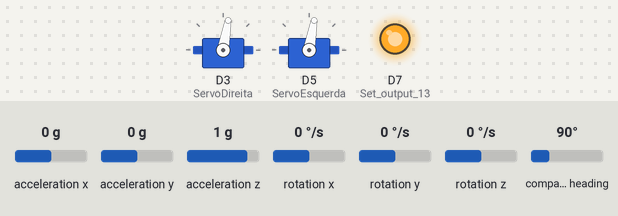
The program below on a simulated ESP8266 (Wemos D1 mini). On the bench: 2 × servo, output pins drawn as LEDs (lit = HIGH). Wiring (inferred from the names in the program): HMC5883L compass at I2C address 0x1E; MPU-6050 motion sensor at I2C address 0x68. The test bench sets the inputs (shaded band); at power-on: acceleration x 0 g, acceleration y 0 g, acceleration z 1 g, rotation x 0 °/s, rotation y 0 °/s, rotation z 0 °/s, compass heading 90°. What the program prints to the serial monitor is not drawn.

Above: at 0.1 s.
At 11.2 s:
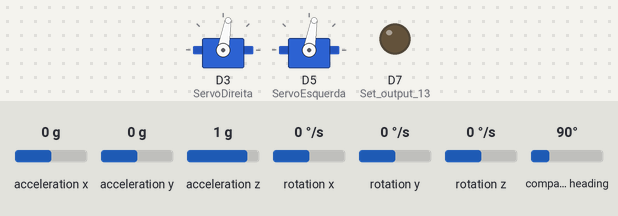
Timing chart, 0 to 12.7 s (numbered marks = the images above):
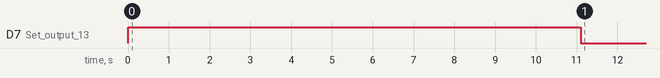

The program:

main.cpp
```cpp
///////////////////////////////////////////////////////////////////////////////////////
/*Terms of use
///////////////////////////////////////////////////////////////////////////////////////
//THE SOFTWARE IS PROVIDED "AS IS", WITHOUT WARRANTY OF ANY KIND, EXPRESS OR
//IMPLIED, INCLUDING BUT NOT LIMITED TO THE WARRANTIES OF MERCHANTABILITY,
//FITNESS FOR A PARTICULAR PURPOSE AND NONINFRINGEMENT. IN NO EVENT SHALL THE
//AUTHORS OR COPYRIGHT HOLDERS BE LIABLE FOR ANY CLAIM, DAMAGES OR OTHER
//LIABILITY, WHETHER IN AN ACTION OF CONTRACT, TORT OR OTHERWISE, ARISING FROM,
//OUT OF OR IN CONNECTION WITH THE SOFTWARE OR THE USE OR OTHER DEALINGS IN
//THE SOFTWARE.


///////////////////////////////////////////////////////////////////////////////////////
//Support
///////////////////////////////////////////////////////////////////////////////////////
Website: http://www.brokking.net/imu.html
Youtube: https://youtu.be/4BoIE8YQwM8
Version: 1.0 (May 5, 2016)

///////////////////////////////////////////////////////////////////////////////////////
//Connections
///////////////////////////////////////////////////////////////////////////////////////
Power (5V) is provided to the Arduino pro mini by the FTDI programmer

Gyro - Arduino pro mini
VCC  -  5V
GND  -  GND
SDA  -  A4
SCL  -  A5

LCD  - Arduino pro mini
VCC  -  5V
GND  -  GND
SDA  -  A4
SCL  -  A5
*/
/////////////////////////////////////////////////////////////////////////////////////

//Include LCD and I2C
#include "Madgwick.h"
#include <Arduino.h>
#include <Servo.h>
#include <Wire.h>

//Declaring some global variables
s16 gyro_x, gyro_y, gyro_z, acc_x, acc_y, acc_z, mx, my, mz;
long acc_total_vector;
s16 temperature;
long gyro_x_cal, gyro_y_cal, gyro_z_cal;
long loop_timer;
float angle_pitch, angle_roll;
s16 angle_pitch_buffer, angle_roll_buffer;
boolean set_gyro_angles;
float angle_roll_acc, angle_pitch_acc;
float angle_pitch_output, angle_roll_output;
Madgwick mFilter;
Servo ServoDireita, ServoEsquerda;

float A, B, C, current_state_estimate, current_prob_estimate, Q, R;

void setup_mpu_6050_registers();
void read_mpu_6050_data();
void setup_magnetometer_registers();
void read_Magnetometer_data();

void setup()
{
    Wire.begin(); //Start I2C as master
    Serial.begin(115200); //Use only for debugging
    pinMode(13, OUTPUT); //Set output 13 (LED) as output
    ServoDireita.attach(D3); //servo direta
    ServoEsquerda.attach(D5); //servo esquerda
    ServoDireita.write(80);
    ServoEsquerda.write(80);

    setup_mpu_6050_registers(); //Setup the registers of the MPU-6050 (500dfs / +/-8g) and start the gyro
    setup_magnetometer_registers();

    digitalWrite(13, HIGH); //Set digital output 13 high to indicate startup

    for (int cal_int = 0; cal_int < 2000; cal_int++) { //Run this code 2000 times
        if (cal_int % 125 == 0)
            Serial.print("."); //Print a dot on the LCD every 125 readings
        read_mpu_6050_data(); //Read the raw acc and gyro data from the MPU-6050
        gyro_x_cal += gyro_x; //Add the gyro x-axis offset to the gyro_x_cal variable
        gyro_y_cal += gyro_y; //Add the gyro y-axis offset to the gyro_y_cal variable
        gyro_z_cal += gyro_z; //Add the gyro z-axis offset to the gyro_z_cal variable
        delay(4); //Delay 3us to simulate the 250Hz program loop
    }
    gyro_x_cal /= 2000; //Divide the gyro_x_cal variable by 2000 to get the avarage offset
    gyro_y_cal /= 2000; //Divide the gyro_y_cal variable by 2000 to get the avarage offset
    gyro_z_cal /= 2000; //Divide the gyro_z_cal variable by 2000 to get the avarage offset

    digitalWrite(13, LOW); //All done, turn the LED off
    mFilter.begin(250.0f);
    loop_timer = micros(); //Reset the loop timer
}

void loop()
{
    read_mpu_6050_data(); //Read the raw acc and gyro data from the MPU-6050
    read_Magnetometer_data();
    mFilter.update(gyro_x/65.5, gyro_y/65.5, gyro_z/65.5, acc_x, acc_y, acc_z, mx, my, mz);
    Serial.print(mFilter.getPitch());
    Serial.print(" | ");
    Serial.print(mFilter.getRoll());
    Serial.print(" | ");
    Serial.println(mFilter.getYaw());
    while (micros() - loop_timer < 4000)
        ; //Wait until the loop_timer reaches 4000us (250Hz) before starting the next loop
    loop_timer = micros(); //Reset the loop timer
}

void read_mpu_6050_data()
{ //Subroutine for reading the raw gyro and accelerometer data
    Wire.beginTransmission(0x68); //Start communicating with the MPU-6050
    Wire.write(0x3B); //Send the requested starting register
    Wire.endTransmission(); //End the transmission
    Wire.requestFrom(0x68, 14); //Request 14 bytes from the MPU-6050
    while (Wire.available() < 14)
        ; //Wait until all the bytes are received
    acc_x = Wire.read() << 8 | Wire.read(); //Add the low and high byte to the acc_x variable
    acc_y = Wire.read() << 8 | Wire.read(); //Add the low and high byte to the acc_y variable
    acc_z = Wire.read() << 8 | Wire.read(); //Add the low and high byte to the acc_z variable
    temperature = Wire.read() << 8 | Wire.read(); //Add the low and high byte to the temperature variable
    gyro_x = Wire.read() << 8 | Wire.read(); //Add the low and high byte to the gyro_x variable
    gyro_y = Wire.read() << 8 | Wire.read(); //Add the low and high byte to the gyro_y variable
    gyro_z = Wire.read() << 8 | Wire.read(); //Add the low and high byte to the gyro_z variable
}

void setup_mpu_6050_registers()
{
    //Activate the MPU-6050
    Wire.beginTransmission(0x68); //Start communicating with the MPU-6050
    Wire.write(0x6B); //Send the requested starting register
    Wire.write(0x00); //Set the requested starting register
    Wire.endTransmission(); //End the transmission
    //Configure the accelerometer (+/-8g)
    Wire.beginTransmission(0x68); //Start communicating with the MPU-6050
    Wire.write(0x1C); //Send the requested starting register
    Wire.write(0x10); //Set the requested starting register
    Wire.endTransmission(); //End the transmission
    //Configure the gyro (500dps full scale)
    Wire.beginTransmission(0x68); //Start communicating with the MPU-6050
    Wire.write(0x1B); //Send the requested starting register
    Wire.write(0x08); //Set the requested starting register
    Wire.endTransmission(); //End the transmission
}

void read_Magnetometer_data()
{
    Wire.beginTransmission(0x1E);
    Wire.write(0x03);
    Wire.endTransmission();
    Wire.requestFrom(0x1E, 6);
    if (6 <= Wire.available()) {
        mx = Wire.read() << 8;
        mx |= Wire.read();
        mz = Wire.read() << 8;
        mz |= Wire.read();
        my = Wire.read() << 8;
        my |= Wire.read();
    }
}

void setup_magnetometer_registers()
{
    Wire.beginTransmission(0x1E); //start talking
    Wire.write(0x02); // Set the Register
    Wire.write(0x00); // Tell the HMC5883 to Continuously Measure
    Wire.endTransmission();
}
```

Madgwick.cpp
```cpp
// (licence header left out)
//-------------------------------------------------------------------------------------------
// Header files

#include "Madgwick.h"
#include <math.h>

//-------------------------------------------------------------------------------------------
// Definitions

#define sampleFreqDef   512.0f          // sample frequency in Hz
#define betaDef         0.1f            // 2 * proportional gain


//============================================================================================
// Functions

//-------------------------------------------------------------------------------------------
// AHRS algorithm update

Madgwick::Madgwick() {
	beta = betaDef;
	q0 = 1.0f;
	q1 = 0.0f;
	q2 = 0.0f;
	q3 = 0.0f;
	invSampleFreq = 1.0f / sampleFreqDef;
	anglesComputed = 0;
}

void Madgwick::update(float gx, float gy, float gz, float ax, float ay, float az, float mx, float my, float mz) {
	float recipNorm;
	float s0, s1, s2, s3;
	float qDot1, qDot2, qDot3, qDot4;
	float hx, hy;
	float _2q0mx, _2q0my, _2q0mz, _2q1mx, _2bx, _2bz, _4bx, _4bz, _2q0, _2q1, _2q2, _2q3, _2q0q2, _2q2q3, q0q0, q0q1, q0q2, q0q3, q1q1, q1q2, q1q3, q2q2, q2q3, q3q3;

	// Use IMU algorithm if magnetometer measurement invalid (avoids NaN in magnetometer normalisation)
	if((mx == 0.0f) && (my == 0.0f) && (mz == 0.0f)) {
		updateIMU(gx, gy, gz, ax, ay, az);
		return;
	}

	// Convert gyroscope degrees/sec to radians/sec
	gx *= 0.0174533f;
	gy *= 0.0174533f;
	gz *= 0.0174533f;

	// Rate of change of quaternion from gyroscope
	qDot1 = 0.5f * (-q1 * gx - q2 * gy - q3 * gz);
	qDot2 = 0.5f * (q0 * gx + q2 * gz - q3 * gy);
	qDot3 = 0.5f * (q0 * gy - q1 * gz + q3 * gx);
	qDot4 = 0.5f * (q0 * gz + q1 * gy - q2 * gx);

	// Compute feedback only if accelerometer measurement valid (avoids NaN in accelerometer normalisation)
	if(!((ax == 0.0f) && (ay == 0.0f) && (az == 0.0f))) {

		// Normalise accelerometer measurement
		recipNorm = invSqrt(ax * ax + ay * ay + az * az);
		ax *= recipNorm;
		ay *= recipNorm;
		az *= recipNorm;

		// Normalise magnetometer measurement
		recipNorm = invSqrt(mx * mx + my * my + mz * mz);
		mx *= recipNorm;
		my *= recipNorm;
		mz *= recipNorm;

		// Auxiliary variables to avoid repeated arithmetic
		_2q0mx = 2.0f * q0 * mx;
		_2q0my = 2.0f * q0 * my;
		_2q0mz = 2.0f * q0 * mz;
		_2q1mx = 2.0f * q1 * mx;
		_2q0 = 2.0f * q0;
		_2q1 = 2.0f * q1;
		_2q2 = 2.0f * q2;
		_2q3 = 2.0f * q3;
		_2q0q2 = 2.0f * q0 * q2;
		_2q2q3 = 2.0f * q2 * q3;
		q0q0 = q0 * q0;
		q0q1 = q0 * q1;
		q0q2 = q0 * q2;
		q0q3 = q0 * q3;
		q1q1 = q1 * q1;
		q1q2 = q1 * q2;
		q1q3 = q1 * q3;
		q2q2 = q2 * q2;
		q2q3 = q2 * q3;
		q3q3 = q3 * q3;

		// Reference direction of Earth's magnetic field
		hx = mx * q0q0 - _2q0my * q3 + _2q0mz * q2 + mx * q1q1 + _2q1 * my * q2 + _2q1 * mz * q3 - mx * q2q2 - mx * q3q3;
		hy = _2q0mx * q3 + my * q0q0 - _2q0mz * q1 + _2q1mx * q2 - my * q1q1 + my * q2q2 + _2q2 * mz * q3 - my * q3q3;
		_2bx = sqrtf(hx * hx + hy * hy);
		_2bz = -_2q0mx * q2 + _2q0my * q1 + mz * q0q0 + _2q1mx * q3 - mz * q1q1 + _2q2 * my * q3 - mz * q2q2 + mz * q3q3;
		_4bx = 2.0f * _2bx;
		_4bz = 2.0f * _2bz;

		// Gradient decent algorithm corrective step
		s0 = -_2q2 * (2.0f * q1q3 - _2q0q2 - ax) + _2q1 * (2.0f * q0q1 + _2q2q3 - ay) - _2bz * q2 * (_2bx * (0.5f - q2q2 - q3q3) + _2bz * (q1q3 - q0q2) - mx) + (-_2bx * q3 + _2bz * q1) * (_2bx * (q1q2 - q0q3) + _2bz * (q0q1 + q2q3) - my) + _2bx * q2 * (_2bx * (q0q2 + q1q3) + _2bz * (0.5f - q1q1 - q2q2) - mz);
		s1 = _2q3 * (2.0f * q1q3 - _2q0q2 - ax) + _2q0 * (2.0f * q0q1 + _2q2q3 - ay) - 4.0f * q1 * (1 - 2.0f * q1q1 - 2.0f * q2q2 - az) + _2bz * q3 * (_2bx * (0.5f - q2q2 - q3q3) + _2bz * (q1q3 - q0q2) - mx) + (_2bx * q2 + _2bz * q0) * (_2bx * (q1q2 - q0q3) + _2bz * (q0q1 + q2q3) - my) + (_2bx * q3 - _4bz * q1) * (_2bx * (q0q2 + q1q3) + _2bz * (0.5f - q1q1 - q2q2) - mz);
		s2 = -_2q0 * (2.0f * q1q3 - _2q0q2 - ax) + _2q3 * (2.0f * q0q1 + _2q2q3 - ay) - 4.0f * q2 * (1 - 2.0f * q1q1 - 2.0f * q2q2 - az) + (-_4bx * q2 - _2bz * q0) * (_2bx * (0.5f - q2q2 - q3q3) + _2bz * (q1q3 - q0q2) - mx) + (_2bx * q1 + _2bz * q3) * (_2bx * (q1q2 - q0q3) + _2bz * (q0q1 + q2q3) - my) + (_2bx * q0 - _4bz * q2) * (_2bx * (q0q2 + q1q3) + _2bz * (0.5f - q1q1 - q2q2) - mz);
		s3 = _2q1 * (2.0f * q1q3 - _2q0q2 - ax) + _2q2 * (2.0f * q0q1 + _2q2q3 - ay) + (-_4bx * q3 + _2bz * q1) * (_2bx * (0.5f - q2q2 - q3q3) + _2bz * (q1q3 - q0q2) - mx) + (-_2bx * q0 + _2bz * q2) * (_2bx * (q1q2 - q0q3) + _2bz * (q0q1 + q2q3) - my) + _2bx * q1 * (_2bx * (q0q2 + q1q3) + _2bz * (0.5f - q1q1 - q2q2) - mz);
		recipNorm = invSqrt(s0 * s0 + s1 * s1 + s2 * s2 + s3 * s3); // normalise step magnitude
		s0 *= recipNorm;
		s1 *= recipNorm;
		s2 *= recipNorm;
		s3 *= recipNorm;

		// Apply feedback step
		qDot1 -= beta * s0;
		qDot2 -= beta * s1;
		qDot3 -= beta * s2;
		qDot4 -= beta * s3;
	}

	// Integrate rate of change of quaternion to yield quaternion
	q0 += qDot1 * invSampleFreq;
	q1 += qDot2 * invSampleFreq;
	q2 += qDot3 * invSampleFreq;
	q3 += qDot4 * invSampleFreq;

	// Normalise quaternion
	recipNorm = invSqrt(q0 * q0 + q1 * q1 + q2 * q2 + q3 * q3);
	q0 *= recipNorm;
	q1 *= recipNorm;
	q2 *= recipNorm;
	q3 *= recipNorm;
	anglesComputed = 0;
}

//-------------------------------------------------------------------------------------------
// IMU algorithm update

void Madgwick::updateIMU(float gx, float gy, float gz, float ax, float ay, float az) {
	float recipNorm;
	float s0, s1, s2, s3;
	float qDot1, qDot2, qDot3, qDot4;
	float _2q0, _2q1, _2q2, _2q3, _4q0, _4q1, _4q2 ,_8q1, _8q2, q0q0, q1q1, q2q2, q3q3;

	// Convert gyroscope degrees/sec to radians/sec
	gx *= 0.0174533f;
	gy *= 0.0174533f;
	gz *= 0.0174533f;

	// Rate of change of quaternion from gyroscope
	qDot1 = 0.5f * (-q1 * gx - q2 * gy - q3 * gz);
	qDot2 = 0.5f * (q0 * gx + q2 * gz - q3 * gy);
	qDot3 = 0.5f * (q0 * gy - q1 * gz + q3 * gx);
	qDot4 = 0.5f * (q0 * gz + q1 * gy - q2 * gx);

	// Compute feedback only if accelerometer measurement valid (avoids NaN in accelerometer normalisation)
	if(!((ax == 0.0f) && (ay == 0.0f) && (az == 0.0f))) {

		// Normalise accelerometer measurement
		recipNorm = invSqrt(ax * ax + ay * ay + az * az);
		ax *= recipNorm;
		ay *= recipNorm;
		az *= recipNorm;

		// Auxiliary variables to avoid repeated arithmetic
		_2q0 = 2.0f * q0;
		_2q1 = 2.0f * q1;
		_2q2 = 2.0f * q2;
		_2q3 = 2.0f * q3;
		_4q0 = 4.0f * q0;
		_4q1 = 4.0f * q1;
		_4q2 = 4.0f * q2;
		_8q1 = 8.0f * q1;
		_8q2 = 8.0f * q2;
		q0q0 = q0 * q0;
		q1q1 = q1 * q1;
		q2q2 = q2 * q2;
		q3q3 = q3 * q3;

		// Gradient decent algorithm corrective step
		s0 = _4q0 * q2q2 + _2q2 * ax + _4q0 * q1q1 - _2q1 * ay;
		s1 = _4q1 * q3q3 - _2q3 * ax + 4.0f * q0q0 * q1 - _2q0 * ay - _4q1 + _8q1 * q1q1 + _8q1 * q2q2 + _4q1 * az;
		s2 = 4.0f * q0q0 * q2 + _2q0 * ax + _4q2 * q3q3 - _2q3 * ay - _4q2 + _8q2 * q1q1 + _8q2 * q2q2 + _4q2 * az;
		s3 = 4.0f * q1q1 * q3 - _2q1 * ax + 4.0f * q2q2 * q3 - _2q2 * ay;
		recipNorm = invSqrt(s0 * s0 + s1 * s1 + s2 * s2 + s3 * s3); // normalise step magnitude
		s0 *= recipNorm;
		s1 *= recipNorm;
		s2 *= recipNorm;
		s3 *= recipNorm;

		// Apply feedback step
		qDot1 -= beta * s0;
		qDot2 -= beta * s1;
		qDot3 -= beta * s2;
		qDot4 -= beta * s3;
	}

	// Integrate rate of change of quaternion to yield quaternion
	q0 += qDot1 * invSampleFreq;
	q1 += qDot2 * invSampleFreq;
	q2 += qDot3 * invSampleFreq;
	q3 += qDot4 * invSampleFreq;

	// Normalise quaternion
	recipNorm = invSqrt(q0 * q0 + q1 * q1 + q2 * q2 + q3 * q3);
	q0 *= recipNorm;
	q1 *= recipNorm;
	q2 *= recipNorm;
	q3 *= recipNorm;
	anglesComputed = 0;
}

//-------------------------------------------------------------------------------------------
// Fast inverse square-root
// See: http://en.wikipedia.org/wiki/Fast_inverse_square_root

float Madgwick::invSqrt(float x) {
	float halfx = 0.5f * x;
	float y = x;
	long i = *(long*)&y;
	i = 0x5f3759df - (i>>1);
	y = *(float*)&i;
	y = y * (1.5f - (halfx * y * y));
	y = y * (1.5f - (halfx * y * y));
	return y;
}

//-------------------------------------------------------------------------------------------

void Madgwick::computeAngles()
{
	roll = atan2f(q0*q1 + q2*q3, 0.5f - q1*q1 - q2*q2);
	pitch = asinf(-2.0f * (q1*q3 - q0*q2));
	yaw = atan2f(q1*q2 + q0*q3, 0.5f - q2*q2 - q3*q3);
	anglesComputed = 1;
}
```

Madgwick.h
```cpp
// (licence header left out)
#ifndef __Madgwick_h__
#define __Madgwick_h__
#include <math.h>

//--------------------------------------------------------------------------------------------
// Variable declaration
class Madgwick{
private:
    static float invSqrt(float x);
    float beta;				// algorithm gain
    float q0;
    float q1;
    float q2;
    float q3;	// quaternion of sensor frame relative to auxiliary frame
    float invSampleFreq;
    float roll;
    float pitch;
    float yaw;
    char anglesComputed;
    void computeAngles();

//-------------------------------------------------------------------------------------------
// Function declarations
public:
    Madgwick(void);
    void begin(float sampleFrequency) { invSampleFreq = 1.0f / sampleFrequency; }
    void update(float gx, float gy, float gz, float ax, float ay, float az, float mx, float my, float mz);
    void updateIMU(float gx, float gy, float gz, float ax, float ay, float az);
    //float getPitch(){return atan2f(2.0f * q2 * q3 - 2.0f * q0 * q1, 2.0f * q0 * q0 + 2.0f * q3 * q3 - 1.0f);};
    //float getRoll(){return -1.0f * asinf(2.0f * q1 * q3 + 2.0f * q0 * q2);};
    //float getYaw(){return atan2f(2.0f * q1 * q2 - 2.0f * q0 * q3, 2.0f * q0 * q0 + 2.0f * q1 * q1 - 1.0f);};
    float getRoll() {
        if (!anglesComputed) computeAngles();
        return roll * 57.29578f;
    }
    float getPitch() {
        if (!anglesComputed) computeAngles();
        return pitch * 57.29578f;
    }
    float getYaw() {
        if (!anglesComputed) computeAngles();
        return yaw * 57.29578f + 180.0f;
    }
    float getRollRadians() {
        if (!anglesComputed) computeAngles();
        return roll;
    }
    float getPitchRadians() {
        if (!anglesComputed) computeAngles();
        return pitch;
    }
    float getYawRadians() {
        if (!anglesComputed) computeAngles();
        return yaw;
    }
	void getQuaternion(float *w, float *x, float *y, float *z) {
       *w = q0;
       *x = q1;
       *y = q2;
       *z = q3;
   }
};
#endif
```
